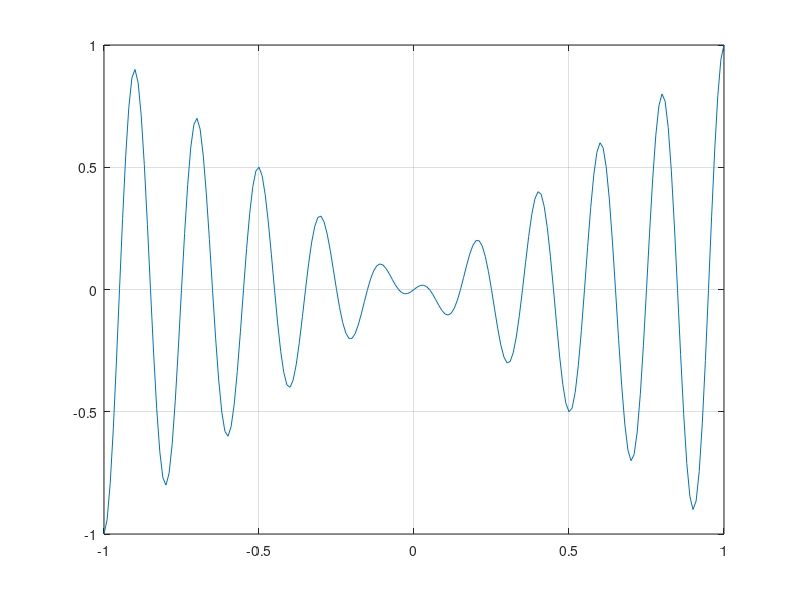
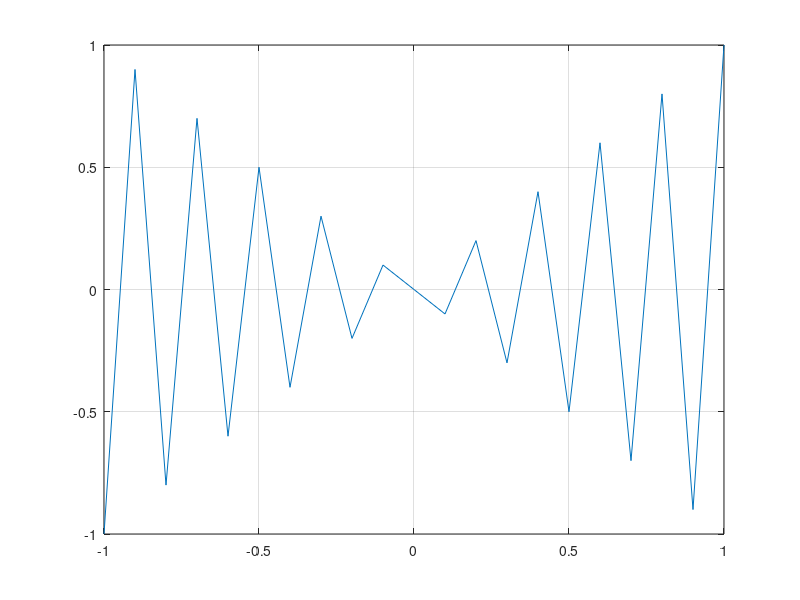
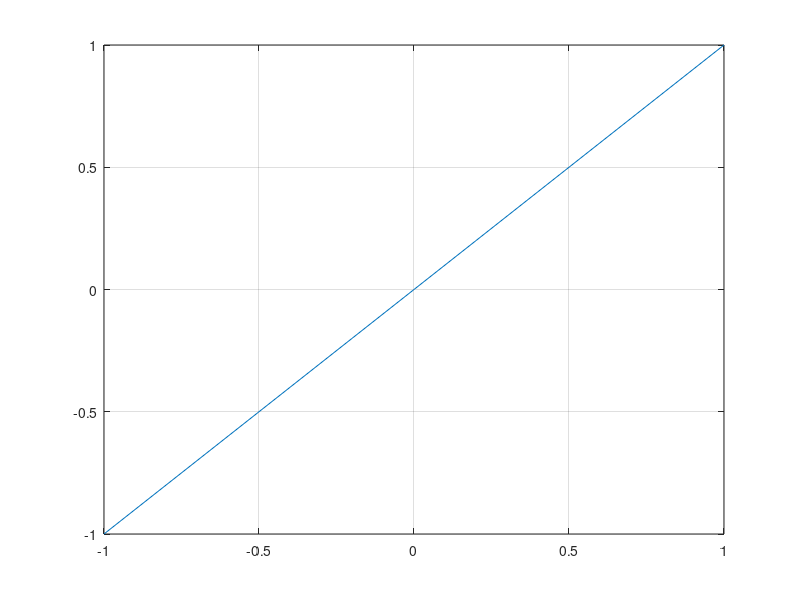

Here is the MATLAB script that generated these plots, in order:
disp('para 0.2')
X=[-1:0.2:1]
M= X.*sin((pi.*(1+20*X))./2)
disp('para 0.1')
Y=[-1:0.1:1]
N=Y.*sin((pi.*(1+20*Y))./2)
disp('para 0.01')
Z=[-1:0.01:1]
O=Z.*sin((pi.*(1+20*Z))./2)
figure
plot(Z,O), grid on
figure
plot(Y,N), grid on
figure
plot(X,M), grid on